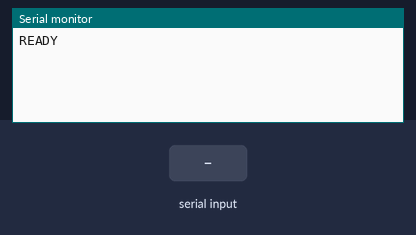
Simulated run of this sketch. Board: Arduino Leonardo, built with avr-gcc and run on an emulated ATmega32U4. Shown: the last lines printed to the serial monitor. The test bench sets the inputs (shaded band). USB keyboard and mouse output is not drawn.

Above: at 1.2 s.
1.3 s: "CLICK \n" received over Serial
At 1.9 s:
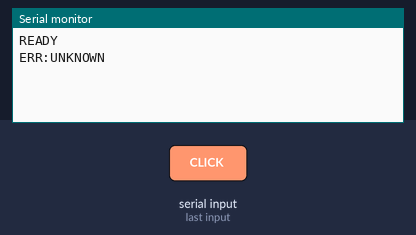
2.8 s: "VERSION\n" received over Serial
At 4.0 s:
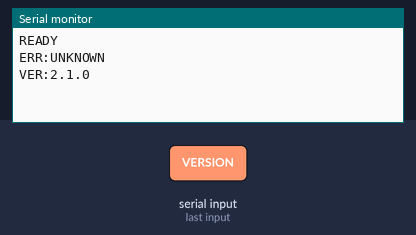
4.3 s: "CLICK 90\n" received over Serial
At 5.4 s:
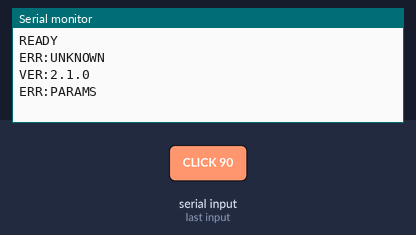
5.8 s: "CLICK  45\n" received over Serial
At 7.0 s:
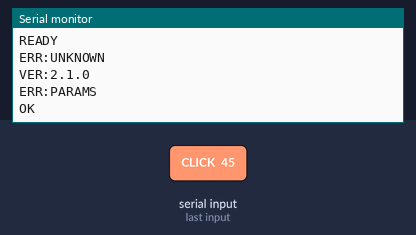
7.3 s: "KEY 90\n" received over Serial
At 7.7 s:
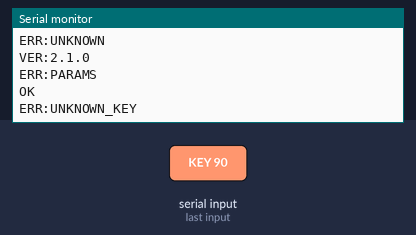
8.8 s: "HOTKEY 90\n" received over Serial
At 10.1 s:
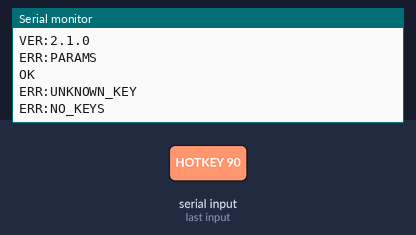

Measured:
- after the input at 1.3 s, the serial monitor: prints a new line at once (image 1)
- after the input at 2.8 s, the serial monitor: prints a new line at once (image 2)
- after the input at 4.3 s, the serial monitor: prints a new line at once (image 3)
- after the input at 5.8 s, the serial monitor: prints a new line after 0.05 s (image 4)
- after the input at 7.3 s, the serial monitor: prints a new line at once (image 5)
- after the input at 8.8 s, the serial monitor: prints a new line at once (image 6)

The sketch:

lineage_hid.ino
```cpp
/*
 * Lineage Classic Automation - Arduino Leonardo HID Controller
 *
 * Receives commands via Serial and executes them as HID
 * (keyboard/mouse) inputs. Arduino Leonardo has native USB HID support.
 *
 * REQUIRES: HID-Project library (install via Arduino Library Manager)
 *   Sketch -> Include Library -> Manage Libraries -> search "HID-Project"
 *
 * Uses AbsoluteMouse for precise pixel-accurate positioning.
 * The PC sends a SCREEN command on connect to set the coordinate mapping.
 *
 * Protocol (text-based, newline terminated):
 *   CLICK x y         - Move mouse to (x,y) and click
 *   DBLCLICK x y      - Move mouse to (x,y) and double-click
 *   TYPE text          - Type text string
 *   KEY keyname        - Press and release a key
 *   HOTKEY key1+key2   - Press key combination
 *   MOVE x y           - Move mouse to absolute position
 *   SCREEN ox oy w h   - Set virtual desktop origin and dimensions
 *
 * Supported key names:
 *   tab, enter, esc, backspace, delete, space,
 *   up, down, left, right, f1-f12, ctrl, alt, shift
 */

#include <HID-Project.h>

const char* FW_VERSION = "2.1.0";

// Virtual desktop dimensions (updated by SCREEN command from PC)
long screenOriginX = 0;
long screenOriginY = 0;
long screenWidth = 3840;
long screenHeight = 1080;

// Current mouse position tracking
int currentX = 0;
int currentY = 0;

String inputBuffer = "";

void setup() {
  Serial.begin(9600);
  AbsoluteMouse.begin();
  Keyboard.begin();

  Serial.println("READY");
}

void loop() {
  while (Serial.available()) {
    char c = Serial.read();
    if (c == '\n' || c == '\r') {
      if (inputBuffer.length() > 0) {
        processCommand(inputBuffer);
        inputBuffer = "";
      }
    } else {
      if (inputBuffer.length() < 256) {
        inputBuffer += c;
      }
    }
  }
}

void processCommand(String cmd) {
  cmd.trim();

  bool success;

  if (cmd.startsWith("CLICK ")) {
    success = handleClick(cmd.substring(6), false);
  }
  else if (cmd.startsWith("DBLCLICK ")) {
    success = handleClick(cmd.substring(9), true);
  }
  else if (cmd.startsWith("TYPE ")) {
    success = handleType(cmd.substring(5));
  }
  else if (cmd.startsWith("KEY ")) {
    success = handleKey(cmd.substring(4));
  }
  else if (cmd.startsWith("HOTKEY ")) {
    success = handleHotkey(cmd.substring(7));
  }
  else if (cmd.startsWith("MOVE ")) {
    success = handleMove(cmd.substring(5));
  }
  else if (cmd.startsWith("SCREEN ")) {
    success = handleScreen(cmd.substring(7));
  }
  else if (cmd == "VERSION") {
    Serial.print("VER:");
    Serial.println(FW_VERSION);
    return;
  }
  else {
    Serial.println("ERR:UNKNOWN");
    return;
  }

  if (success) {
    Serial.println("OK");
  }
}

bool handleScreen(String params) {
  // Parse "originX originY width height"
  int idx1 = params.indexOf(' ');
  if (idx1 < 0) { Serial.println("ERR:PARAMS"); return false; }
  int idx2 = params.indexOf(' ', idx1 + 1);
  if (idx2 < 0) { Serial.println("ERR:PARAMS"); return false; }
  int idx3 = params.indexOf(' ', idx2 + 1);
  if (idx3 < 0) { Serial.println("ERR:PARAMS"); return false; }

  screenOriginX = params.substring(0, idx1).toInt();
  screenOriginY = params.substring(idx1 + 1, idx2).toInt();
  screenWidth = params.substring(idx2 + 1, idx3).toInt();
  screenHeight = params.substring(idx3 + 1).toInt();

  if (screenWidth <= 0) screenWidth = 3840;
  if (screenHeight <= 0) screenHeight = 1080;

  return true;
}

bool handleClick(String params, bool doubleClick) {
  int spaceIdx = params.indexOf(' ');
  if (spaceIdx < 0) {
    Serial.println("ERR:PARAMS");
    return false;
  }

  int targetX = params.substring(0, spaceIdx).toInt();
  int targetY = params.substring(spaceIdx + 1).toInt();

  moveMouseAbsolute(targetX, targetY);
  delay(50);

  AbsoluteMouse.click(MOUSE_LEFT);
  if (doubleClick) {
    delay(80);
    AbsoluteMouse.click(MOUSE_LEFT);
  }
  return true;
}

bool handleType(String text) {
  for (unsigned int i = 0; i < text.length(); i++) {
    Keyboard.write(text.charAt(i));
    delay(30);
  }
  return true;
}

bool handleKey(String keyName) {
  keyName.trim();

  // Try named key first (KeyboardKeycode overload → raw HID keycode)
  KeyboardKeycode kc = resolveNamedKey(keyName);
  if (kc != (KeyboardKeycode)0) {
    Keyboard.press(kc);
    delay(50);
    Keyboard.release(kc);
    return true;
  }

  // Single character fallback (uint8_t overload → ASCII lookup)
  if (keyName.length() == 1) {
    uint8_t ch = keyName.charAt(0);
    Keyboard.press(ch);
    delay(50);
    Keyboard.release(ch);
    return true;
  }

  Serial.println("ERR:UNKNOWN_KEY");
  return false;
}

bool handleHotkey(String combo) {
  // Parse key1+key2+key3...
  // Each key is stored with a flag: isKeycode indicates KeyboardKeycode vs ASCII
  KeyboardKeycode keycodes[4];
  uint8_t chars[4];
  bool isKeycode[4];
  int keyCount = 0;

  int start = 0;
  while (start < (int)combo.length() && keyCount < 4) {
    int plusIdx = combo.indexOf('+', start);
    String keyStr;
    if (plusIdx < 0) {
      keyStr = combo.substring(start);
      start = combo.length();
    } else {
      keyStr = combo.substring(start, plusIdx);
      start = plusIdx + 1;
    }
    keyStr.trim();

    KeyboardKeycode kc = resolveNamedKey(keyStr);
    if (kc != (KeyboardKeycode)0) {
      keycodes[keyCount] = kc;
      chars[keyCount] = 0;
      isKeycode[keyCount] = true;
      keyCount++;
    } else if (keyStr.length() == 1) {
      keycodes[keyCount] = (KeyboardKeycode)0;
      chars[keyCount] = keyStr.charAt(0);
      isKeycode[keyCount] = false;
      keyCount++;
    }
  }

  if (keyCount == 0) {
    Serial.println("ERR:NO_KEYS");
    return false;
  }

  // Press all keys
  for (int i = 0; i < keyCount; i++) {
    if (isKeycode[i]) {
      Keyboard.press(keycodes[i]);
    } else {
      Keyboard.press(chars[i]);
    }
    delay(30);
  }
  delay(50);
  // Release all keys in reverse
  for (int i = keyCount - 1; i >= 0; i--) {
    if (isKeycode[i]) {
      Keyboard.release(keycodes[i]);
    } else {
      Keyboard.release(chars[i]);
    }
    delay(30);
  }
  return true;
}

bool handleMove(String params) {
  int spaceIdx = params.indexOf(' ');
  if (spaceIdx < 0) {
    Serial.println("ERR:PARAMS");
    return false;
  }

  int targetX = params.substring(0, spaceIdx).toInt();
  int targetY = params.substring(spaceIdx + 1).toInt();

  moveMouseAbsolute(targetX, targetY);
  return true;
}

void moveMouseAbsolute(int targetX, int targetY) {
  /*
   * Convert screen pixel coordinates to HID-Project AbsoluteMouse range.
   *
   * HID-Project's moveTo() expects signed input (-32768 to 32767) and
   * internally converts to the HID report range (0-32767) via:
   *   report.xAxis = ((int32_t)x + 32768) / 2
   *
   * So to place the cursor at fraction f (0.0-1.0) of the screen:
   *   input = f * 65535 - 32768
   *
   * The PC sends SCREEN originX originY width height on connect,
   * so we know the virtual desktop dimensions.
   */
  long absX = ((long)(targetX - screenOriginX) * 65535L) / screenWidth - 32768L;
  long absY = ((long)(targetY - screenOriginY) * 65535L) / screenHeight - 32768L;

  // Clamp to valid range
  absX = constrain(absX, -32768, 32767);
  absY = constrain(absY, -32768, 32767);

  AbsoluteMouse.moveTo(absX, absY);

  currentX = targetX;
  currentY = targetY;
}

// Resolve named key to KeyboardKeycode.
// Returns (KeyboardKeycode)0 if not a named key.
KeyboardKeycode resolveNamedKey(String keyName) {
  keyName.toLowerCase();
  keyName.trim();

  if (keyName == "tab") return KEY_TAB;
  if (keyName == "enter" || keyName == "return") return KEY_RETURN;
  if (keyName == "esc" || keyName == "escape") return KEY_ESC;
  if (keyName == "backspace") return KEY_BACKSPACE;
  if (keyName == "delete" || keyName == "del") return KEY_DELETE;
  if (keyName == "space") return KEY_SPACE;
  if (keyName == "up") return KEY_UP_ARROW;
  if (keyName == "down") return KEY_DOWN_ARROW;
  if (keyName == "left") return KEY_LEFT_ARROW;
  if (keyName == "right") return KEY_RIGHT_ARROW;
  if (keyName == "ctrl" || keyName == "control") return KEY_LEFT_CTRL;
  if (keyName == "alt") return KEY_LEFT_ALT;
  if (keyName == "shift") return KEY_LEFT_SHIFT;
  if (keyName == "f1") return KEY_F1;
  if (keyName == "f2") return KEY_F2;
  if (keyName == "f3") return KEY_F3;
  if (keyName == "f4") return KEY_F4;
  if (keyName == "f5") return KEY_F5;
  if (keyName == "f6") return KEY_F6;
  if (keyName == "f7") return KEY_F7;
  if (keyName == "f8") return KEY_F8;
  if (keyName == "f9") return KEY_F9;
  if (keyName == "f10") return KEY_F10;
  if (keyName == "f11") return KEY_F11;
  if (keyName == "f12") return KEY_F12;

  return (KeyboardKeycode)0;
}
```
